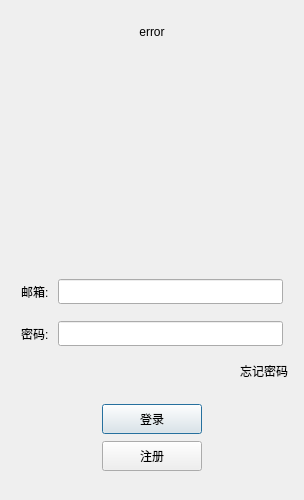
<?xml version="1.0" encoding="UTF-8"?>
<ui version="4.0">
 <class>LoginDialog</class>
 <widget class="QDialog" name="LoginDialog">
  <property name="geometry">
   <rect>
    <x>0</x>
    <y>0</y>
    <width>300</width>
    <height>500</height>
   </rect>
  </property>
  <property name="windowTitle">
   <string>Dialog</string>
  </property>
  <layout class="QVBoxLayout" name="verticalLayout_2">
   <item>
    <layout class="QVBoxLayout" name="verticalLayout">
     <property name="spacing">
      <number>7</number>
     </property>
     <property name="leftMargin">
      <number>5</number>
     </property>
     <property name="topMargin">
      <number>5</number>
     </property>
     <property name="rightMargin">
      <number>5</number>
     </property>
     <property name="bottomMargin">
      <number>5</number>
     </property>
     <item>
      <widget class="QWidget" name="widget" native="true">
       <layout class="QGridLayout" name="gridLayout">
        <item row="0" column="0">
         <widget class="QLabel" name="errorLabel">
          <property name="text">
           <string>error</string>
          </property>
          <property name="alignment">
           <set>Qt::AlignmentFlag::AlignCenter</set>
          </property>
         </widget>
        </item>
        <item row="1" column="0">
         <widget class="QLabel" name="headLabel">
          <property name="minimumSize">
           <size>
            <width>254</width>
            <height>200</height>
           </size>
          </property>
          <property name="maximumSize">
           <size>
            <width>254</width>
            <height>200</height>
           </size>
          </property>
          <property name="text">
           <string/>
          </property>
          <property name="alignment">
           <set>Qt::AlignmentFlag::AlignCenter</set>
          </property>
         </widget>
        </item>
       </layout>
      </widget>
     </item>
     <item>
      <spacer name="verticalSpacer">
       <property name="orientation">
        <enum>Qt::Orientation::Vertical</enum>
       </property>
       <property name="sizeHint" stdset="0">
        <size>
         <width>20</width>
         <height>40</height>
        </size>
       </property>
      </spacer>
     </item>
     <item>
      <layout class="QHBoxLayout" name="horizontalLayout">
       <property name="spacing">
        <number>7</number>
       </property>
       <property name="leftMargin">
        <number>5</number>
       </property>
       <property name="topMargin">
        <number>5</number>
       </property>
       <property name="rightMargin">
        <number>5</number>
       </property>
       <property name="bottomMargin">
        <number>5</number>
       </property>
       <item>
        <widget class="QLabel" name="emailLabel">
         <property name="minimumSize">
          <size>
           <width>30</width>
           <height>25</height>
          </size>
         </property>
         <property name="maximumSize">
          <size>
           <width>30</width>
           <height>25</height>
          </size>
         </property>
         <property name="text">
          <string>邮箱:</string>
         </property>
        </widget>
       </item>
       <item>
        <widget class="QLineEdit" name="emailEdit">
         <property name="minimumSize">
          <size>
           <width>0</width>
           <height>25</height>
          </size>
         </property>
         <property name="maximumSize">
          <size>
           <width>16777215</width>
           <height>25</height>
          </size>
         </property>
        </widget>
       </item>
      </layout>
     </item>
     <item>
      <layout class="QHBoxLayout" name="horizontalLayout_2">
       <property name="spacing">
        <number>7</number>
       </property>
       <property name="leftMargin">
        <number>5</number>
       </property>
       <property name="topMargin">
        <number>5</number>
       </property>
       <property name="rightMargin">
        <number>5</number>
       </property>
       <property name="bottomMargin">
        <number>5</number>
       </property>
       <item>
        <widget class="QLabel" name="pwdLabel">
         <property name="minimumSize">
          <size>
           <width>30</width>
           <height>25</height>
          </size>
         </property>
         <property name="maximumSize">
          <size>
           <width>30</width>
           <height>25</height>
          </size>
         </property>
         <property name="text">
          <string>密码:</string>
         </property>
        </widget>
       </item>
       <item>
        <widget class="QLineEdit" name="pwdEdit">
         <property name="minimumSize">
          <size>
           <width>0</width>
           <height>25</height>
          </size>
         </property>
         <property name="maximumSize">
          <size>
           <width>16777215</width>
           <height>25</height>
          </size>
         </property>
        </widget>
       </item>
      </layout>
     </item>
     <item>
      <layout class="QHBoxLayout" name="horizontalLayout_3">
       <item>
        <spacer name="horizontalSpacer">
         <property name="orientation">
          <enum>Qt::Orientation::Horizontal</enum>
         </property>
         <property name="sizeHint" stdset="0">
          <size>
           <width>40</width>
           <height>20</height>
          </size>
         </property>
        </spacer>
       </item>
       <item>
        <widget class="ClickedLabel" name="forgetLabel">
         <property name="minimumSize">
          <size>
           <width>0</width>
           <height>25</height>
          </size>
         </property>
         <property name="maximumSize">
          <size>
           <width>16777215</width>
           <height>25</height>
          </size>
         </property>
         <property name="text">
          <string>忘记密码</string>
         </property>
        </widget>
       </item>
      </layout>
     </item>
     <item>
      <spacer name="verticalSpacer_2">
       <property name="orientation">
        <enum>Qt::Orientation::Vertical</enum>
       </property>
       <property name="sizeHint" stdset="0">
        <size>
         <width>20</width>
         <height>40</height>
        </size>
       </property>
      </spacer>
     </item>
     <item>
      <layout class="QHBoxLayout" name="horizontalLayout_4">
       <item>
        <spacer name="horizontalSpacer_2">
         <property name="orientation">
          <enum>Qt::Orientation::Horizontal</enum>
         </property>
         <property name="sizeHint" stdset="0">
          <size>
           <width>40</width>
           <height>20</height>
          </size>
         </property>
        </spacer>
       </item>
       <item>
        <widget class="QPushButton" name="loginBtn">
         <property name="minimumSize">
          <size>
           <width>100</width>
           <height>30</height>
          </size>
         </property>
         <property name="maximumSize">
          <size>
           <width>100</width>
           <height>30</height>
          </size>
         </property>
         <property name="text">
          <string>登录</string>
         </property>
        </widget>
       </item>
       <item>
        <spacer name="horizontalSpacer_3">
         <property name="orientation">
          <enum>Qt::Orientation::Horizontal</enum>
         </property>
         <property name="sizeHint" stdset="0">
          <size>
           <width>40</width>
           <height>20</height>
          </size>
         </property>
        </spacer>
       </item>
      </layout>
     </item>
     <item>
      <layout class="QHBoxLayout" name="horizontalLayout_6">
       <item>
        <spacer name="horizontalSpacer_4">
         <property name="orientation">
          <enum>Qt::Orientation::Horizontal</enum>
         </property>
         <property name="sizeHint" stdset="0">
          <size>
           <width>40</width>
           <height>20</height>
          </size>
         </property>
        </spacer>
       </item>
       <item>
        <widget class="QPushButton" name="regBtn">
         <property name="minimumSize">
          <size>
           <width>100</width>
           <height>30</height>
          </size>
         </property>
         <property name="maximumSize">
          <size>
           <width>100</width>
           <height>30</height>
          </size>
         </property>
         <property name="text">
          <string>注册</string>
         </property>
        </widget>
       </item>
       <item>
        <spacer name="horizontalSpacer_5">
         <property name="orientation">
          <enum>Qt::Orientation::Horizontal</enum>
         </property>
         <property name="sizeHint" stdset="0">
          <size>
           <width>40</width>
           <height>20</height>
          </size>
         </property>
        </spacer>
       </item>
      </layout>
     </item>
     <item>
      <spacer name="verticalSpacer_3">
       <property name="orientation">
        <enum>Qt::Orientation::Vertical</enum>
       </property>
       <property name="sizeHint" stdset="0">
        <size>
         <width>20</width>
         <height>40</height>
        </size>
       </property>
      </spacer>
     </item>
    </layout>
   </item>
  </layout>
 </widget>
 <customwidgets>
  <customwidget>
   <class>ClickedLabel</class>
   <extends>QLabel</extends>
   <header location="global">clickedlabel.h</header>
  </customwidget>
 </customwidgets>
 <resources>
  <include location="res.qrc"/>
 </resources>
 <connections/>
</ui>
